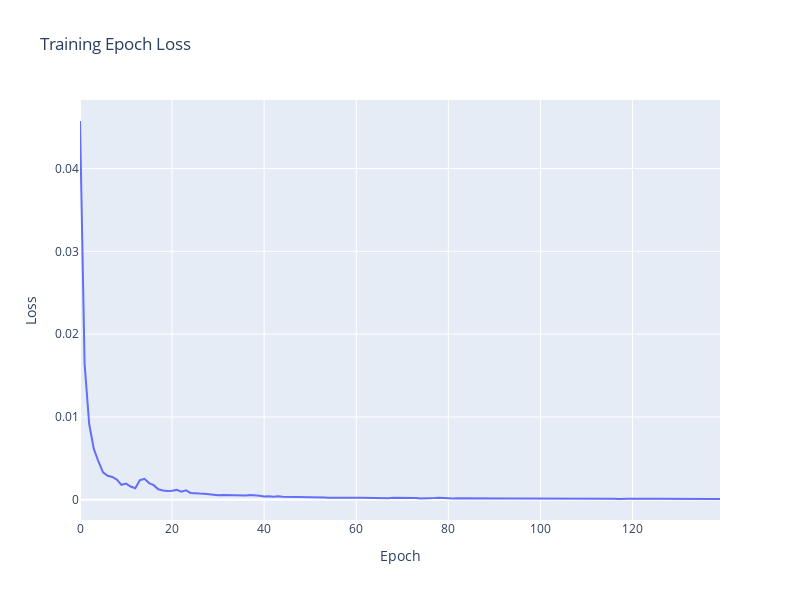
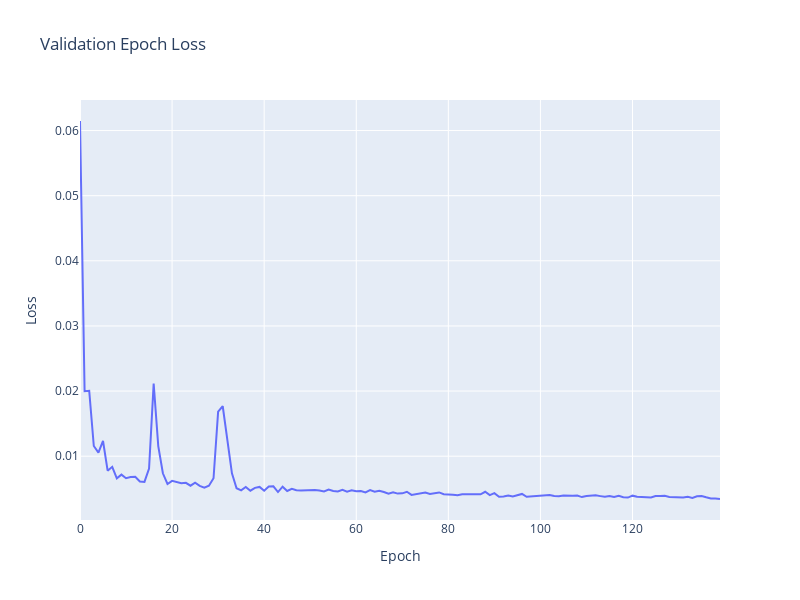

Notebook cell for these charts, in order:
### Code cell
import pandas as pd
import plotly.express as px

objec_detection_train = './output/object_detection_logs_train.csv'
objec_detection_validation = './output/object_detection_logs_validation.csv'

# Read CSV
df = pd.read_csv(objec_detection_train, delimiter=',')

# Create a line plot
fig = px.line(df, x='Step', y='Value', title='Training Epoch Loss')

# Update layout
fig.update_layout(
    autosize=False,
    width=800,
    height=600,
    xaxis_title="Epoch",
    yaxis_title="Loss",
)

# Show the plot
fig.show()

# Read CSV
df = pd.read_csv(objec_detection_validation, delimiter=',')

# Create a line plot
fig = px.line(df, x='Step', y='Value', title='Validation Epoch Loss')

# Show the plot
fig.show()

### Figure 1 — Plotly figure (JSON) as saved in the notebook; plotly's stock layout.template omitted (floating-point values rounded to 4 significant figures; data arrays with more than 128 entries replaced by an {"elided": "..."} marker saying what was removed)
{"data": [{"hovertemplate": "Step=%{x}<br>Value=%{y}<extra></extra>", "legendgroup": "", "line": {"color": "#636efa", "dash": "solid"}, "marker": {"symbol": "circle"}, "mode": "lines", "name": "", "orientation": "v", "showlegend": false, "type": "scatter", "x": {"elided": "140 int values"}, "xaxis": "x", "y": {"elided": "140 float values"}, "yaxis": "y"}], "layout": {"autosize": false, "height": 600, "legend": {"tracegroupgap": 0}, "title": {"text": "Training Epoch Loss"}, "width": 800, "xaxis": {"anchor": "y", "domain": [0, 1], "title": {"text": "Epoch"}}, "yaxis": {"anchor": "x", "domain": [0, 1], "title": {"text": "Loss"}}}}

### Figure 2 — Plotly figure (JSON) as saved in the notebook; plotly's stock layout.template omitted (floating-point values rounded to 4 significant figures; data arrays with more than 128 entries replaced by an {"elided": "..."} marker saying what was removed)
{"data": [{"hovertemplate": "Step=%{x}<br>Value=%{y}<extra></extra>", "legendgroup": "", "line": {"color": "#636efa", "dash": "solid"}, "marker": {"symbol": "circle"}, "mode": "lines", "name": "", "orientation": "v", "showlegend": false, "type": "scatter", "x": {"elided": "140 int values"}, "xaxis": "x", "y": {"elided": "140 float values"}, "yaxis": "y"}], "layout": {"autosize": false, "height": 600, "legend": {"tracegroupgap": 0}, "title": {"text": "Validation Epoch Loss"}, "width": 800, "xaxis": {"anchor": "y", "domain": [0, 1], "title": {"text": "Epoch"}}, "yaxis": {"anchor": "x", "domain": [0, 1], "title": {"text": "Loss"}}}}
